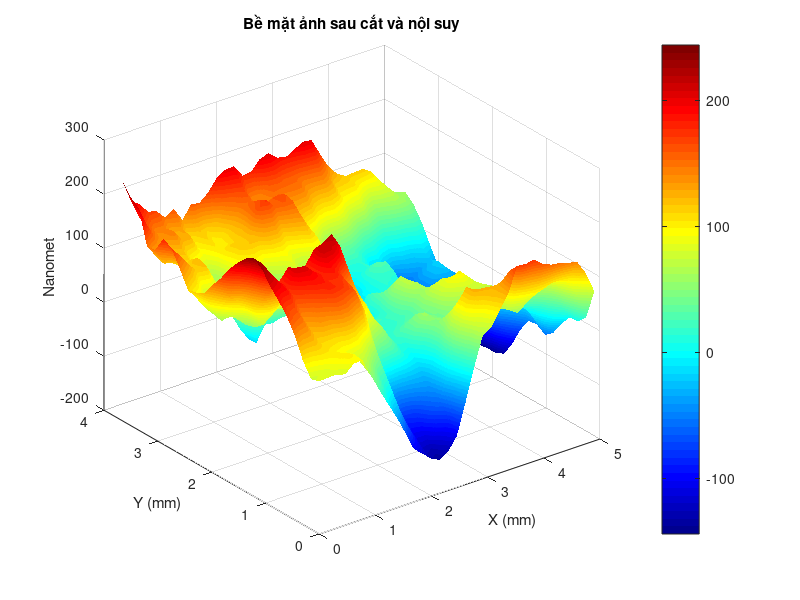

Write the MATLAB code that produced this figure.
% Script: cat_noisuy_anh.m
% Mục tiêu: Cắt ảnh thực 5.4x4.2 mm về 4.899x3.660 mm, làm mịn, nội suy lên 1421x1061
clc; clear; close all;
% Script: cat_noisuy_anh.m
% Mục tiêu: Cắt ảnh thực 5.4x4.2 mm về 4.899x3.660 mm, nội suy lên 1421x1061

%% 1. Đọc dữ liệu ảnh từ Excel
load('main_tai_tao_pha_bu.mat');
Z = averageMatrix;
[M, N] = size(Z);

% Kiểm tra dữ liệu hợp lệ
if isempty(Z) || M == 0 || N == 0
    error('Không đọc được dữ liệu từ file Excel');
end

%% 2. Kích thước pixel ban đầu
width_mm = 5.4;
height_mm = 4.2;
dx = width_mm / N;
dy = height_mm / M;

%% 3. Cắt ảnh về 4.899 x 3.660 mm
width_cut_mm = 4.899;
height_cut_mm = 3.660;
cols_cut = floor(width_cut_mm / dx);
rows_cut = floor(height_cut_mm / dy);

start_col = round((N - cols_cut) / 2) + 1;
start_row = round((M - rows_cut) / 2) + 1;

% Kiểm tra hợp lệ trước khi cắt
if start_col < 1 || start_row < 1 || ...
   start_col + cols_cut - 1 > N || ...
   start_row + rows_cut - 1 > M
    error('Chỉ số cắt ảnh không hợp lệ!');
end

% Cắt ảnh
Z_cut = Z(start_row:start_row + rows_cut - 1, start_col:start_col + cols_cut - 1);

%% 4. Nội suy lên lưới 1421 x 1061
target_rows = 1421;
target_cols = 1061;

[X_cut, Y_cut] = meshgrid(...
    linspace(0, width_cut_mm, cols_cut), ...
    linspace(0, height_cut_mm, rows_cut));

[X_new, Y_new] = meshgrid(...
    linspace(0, width_cut_mm, target_cols), ...
    linspace(0, height_cut_mm, target_rows));

Z_interp = interp2(X_cut, Y_cut, Z_cut, X_new, Y_new, 'linear');

%% 
% Chuyển sang đơn vị nanomet
Z_interp = Z_interp * 633;

%% 5. Vẽ ảnh 3D
figure;
surf(X_new, Y_new, Z_interp);
shading interp;
colormap('jet');
xlabel('X (mm)');
ylabel('Y (mm)');
zlabel('Nanomet');
title('Bề mặt ảnh sau cắt và nội suy');
colorbar;

%% 7. Lưu ảnh kết quả ra file Excel

save("cat_anh.mat");
